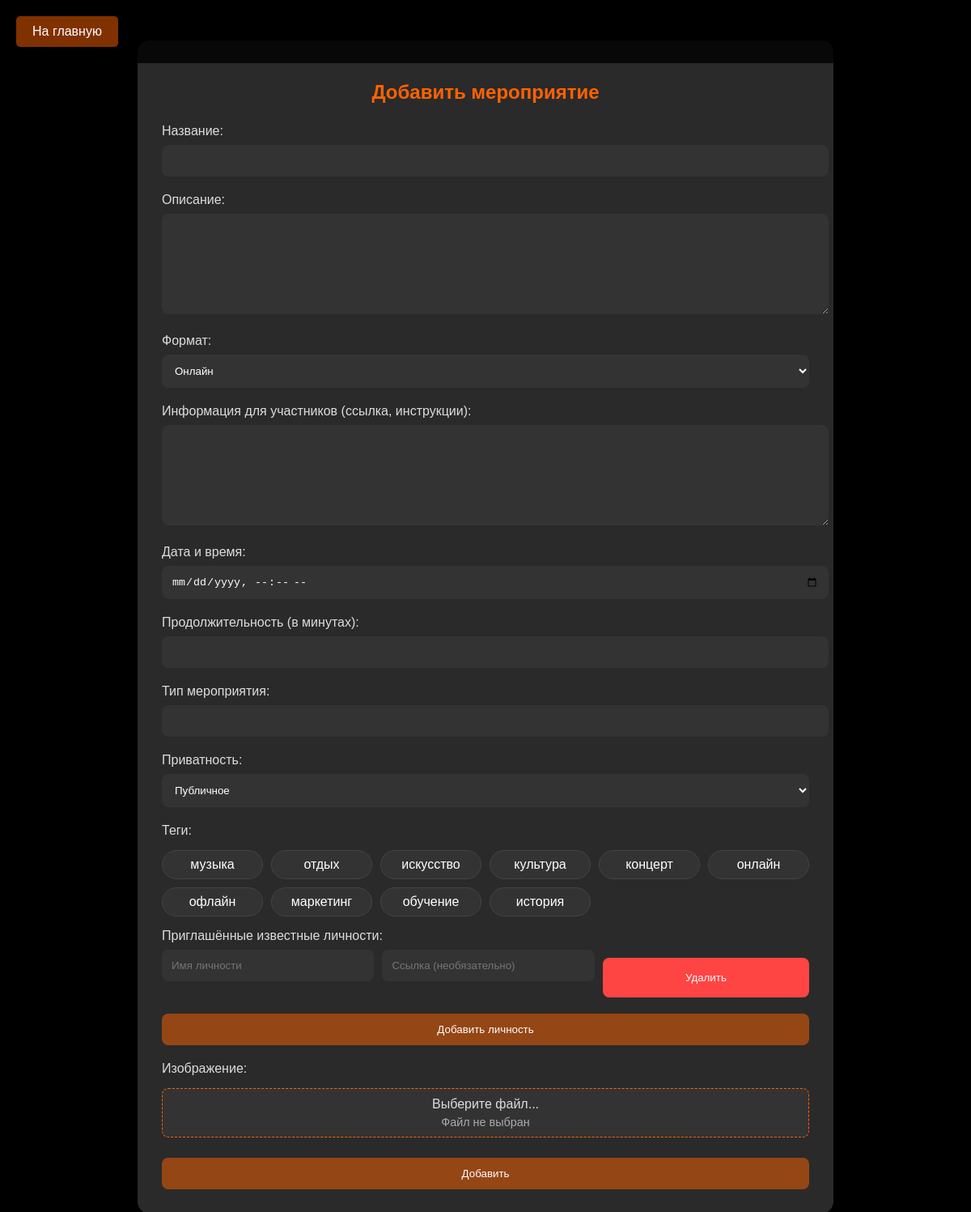
Page /add_event (signed in) on the earlier database version.
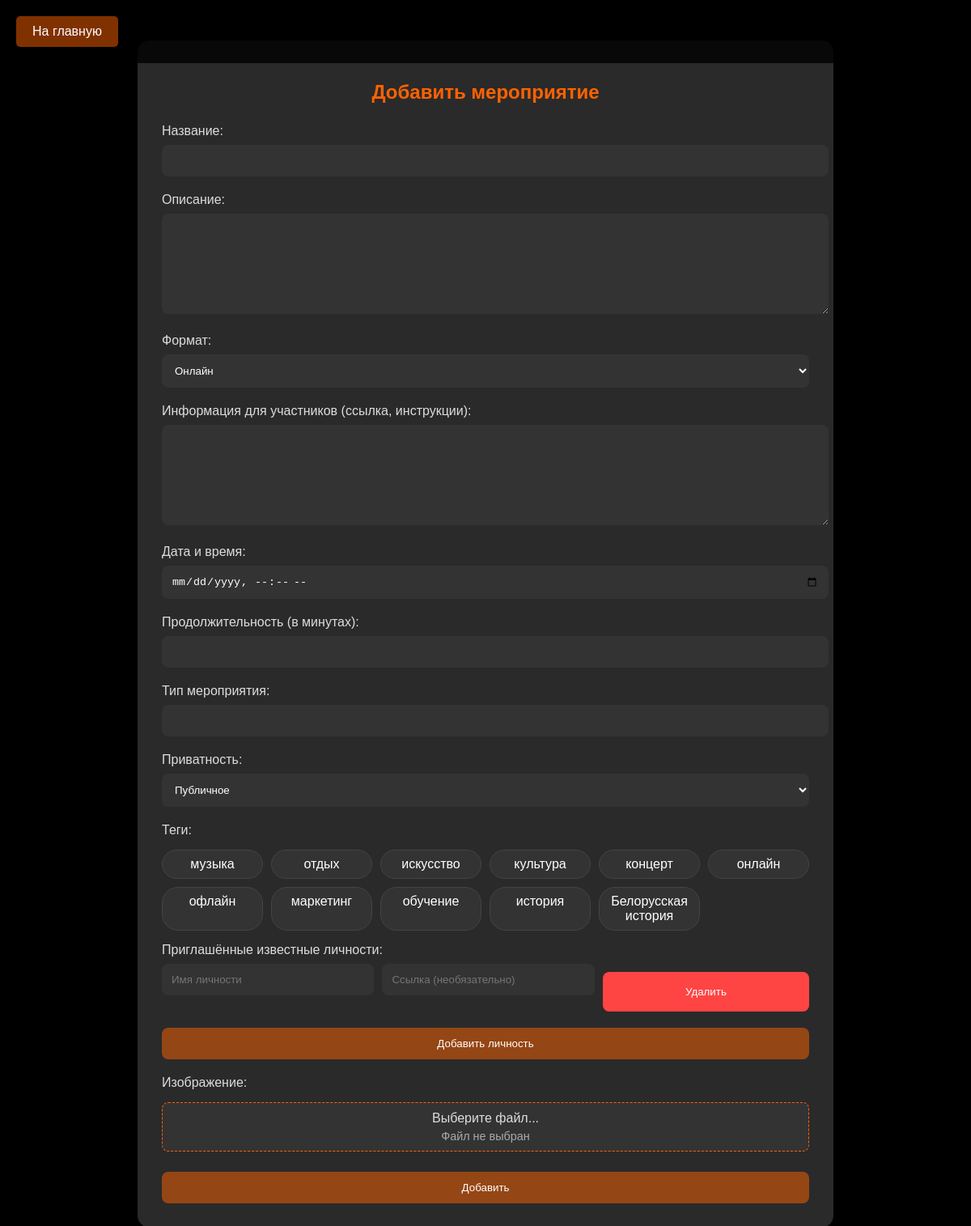
Same page on the later database version.
### app/app.py (models this page shows)
class Tag(db.Model):
    id = db.Column(db.Integer, primary_key=True)
    name = db.Column(db.String(50), unique=True, nullable=False)

### app/app.py (the view, shortened to what this page needs)
@app.route('/add_event', methods=['GET', 'POST'])
def add_event():
    if 'username' not in session:
        return redirect(url_for('home'))
    user = User.query.filter_by(username=session['username']).first()
    if not user or user.role == 'participant' or user.validation:
        return redirect(url_for('home'))
    tags = Tag.query.all()
    return render_template('add_event.html', tags=tags)

### app/app.py (called while the page is built)
@app.before_request
def make_session_permanent():
    session.permanent = True

@app.context_processor
def inject_nearby_status():
    return {'nearby_filter_active': 'nearby' in request.args}

@app.context_processor
def inject_validation_counts():
    if 'username' in session and session.get('role') in ['moderator', 'admin']:
        pending_organizers = User.query.filter_by(validation='organizer').count()
        if session['role'] == 'admin':
            pending_moderators = User.query.filter_by(validation='moderator').count()
        else:
            pending_moderators = 0
        return {'pending_organizers': pending_organizers, 'pending_moderators': pending_moderators}
    return {}

@app.context_processor
def inject_user():
    if 'username' in session:
        user = User.query.filter_by(username=session['username']).first()
        return {'current_user': user}
    return {}

### app/templates/add_event.html (shortened to what this page needs)
<!DOCTYPE html>
<html>
<head>
    <link rel="stylesheet" href="{{ url_for('static', filename='styles.css') }}">
    <link rel="stylesheet" href="https://unpkg.com/leaflet@1.7.1/dist/leaflet.css" />
</head>
<body>
    <div class="header">
        <a href="{{ url_for('home') }}" class="menu-btn">На главную</a>
    </div>
    <div class="auth-container">
        <h2>Добавить мероприятие</h2>
        <form method="POST" enctype="multipart/form-data">
            <label>Название:</label>
            <input class="search-input" type="text" name="title" required>
            <label>Описание:</label>
            <textarea class="search-input" name="description" required style="min-height: 100px;"></textarea>
            <label>Формат:</label>
            <select class="search-input" name="format" required onchange="toggleFormatFields(this.value)">
                <option value="online">Онлайн</option>
            </select>
            <div class="online-field" style="display: none;">
                <label>Информация для участников (ссылка, инструкции):</label>
                <textarea class="search-input" name="online_info" style="min-height: 100px;"></textarea>
            </div>
            <label>Дата и время:</label>
            <input class="search-input"
                   type="datetime-local"
                   name="date_time"
                   required
                   title="Дата должна быть между сегодня и 5 годами вперед">
            <label>Продолжительность (в минутах):</label>
            <input class="search-input"
                   type="number"
                   name="duration"
                   required
                   min="1"
                   title="Продолжительность должна быть не менее 1 минуты">
            <label>Тип мероприятия:</label>
            <input class="search-input" type="text" name="event_type" required>
            <label>Приватность:</label>
            <select class="search-input" name="is_private" onchange="togglePasswordField(this.value)">
                <option value="false">Публичное</option>
            </select>
            <label>Теги:</label>
            <div class="tag-selector" id="tag-selector">
                {% for tag in tags %}
                    <div class="tag-option" data-tag-id="{{ tag.id }}">{{ tag.name }}</div>
                {% endfor %}
            </div>
            <label>Приглашённые известные личности:</label>
            <div id="invited-personalities-container">
            </div>
            <button type="button" onclick="addPersonalityField()" class="menu-btn" style="margin-bottom: 20px;">Добавить личность</button>
            <label>Изображение:</label>
            <div class="file-input-container">
                <label class="file-input-label" for="image-upload">
                    Выберите файл...
                    <div class="file-name" id="file-name">Файл не выбран</div>
                </label>
            </div>
            <button type="submit" class="menu-btn">Добавить</button>
        </form>
    </div>
</body>
</html>

Differences in the rows shown:
added Tag: name "Белорусская история"
